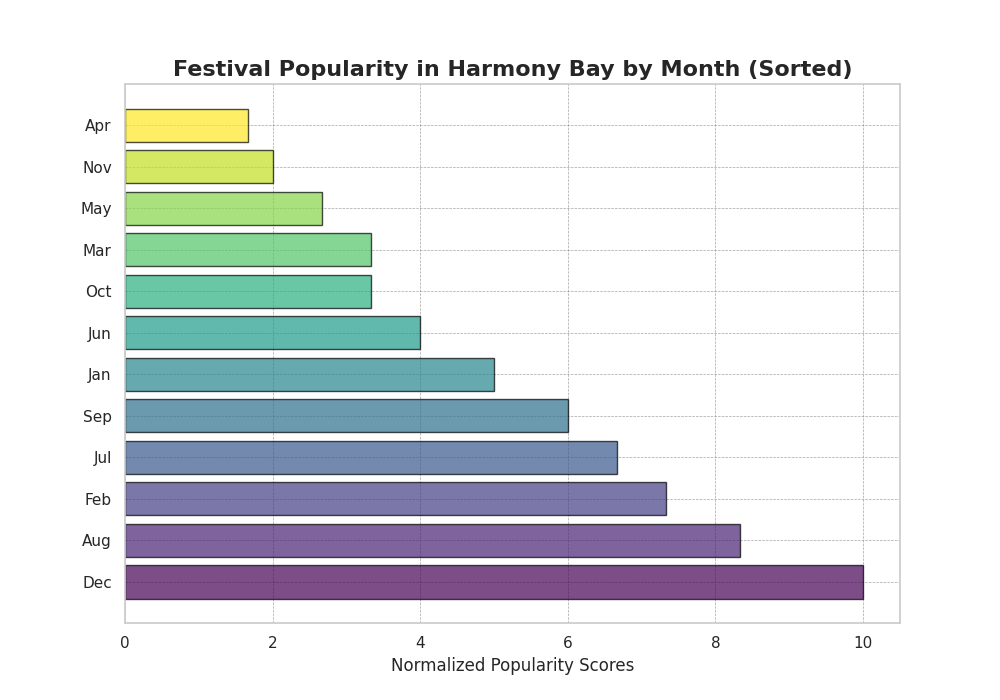

This figure's Python source:
import numpy as np
import matplotlib.pyplot as plt

# Define months and corresponding festival popularity scores
months = np.array(['Jan', 'Feb', 'Mar', 'Apr', 'May', 'Jun', 'Jul', 'Aug', 'Sep', 'Oct', 'Nov', 'Dec'])
popularity_scores = np.array([15, 22, 10, 5, 8, 12, 20, 25, 18, 10, 6, 30])

# Sort the popularity scores in descending order and obtain sorted indices
sorted_indices = np.argsort(popularity_scores)[::-1]
sorted_months = months[sorted_indices]
sorted_popularity_scores = popularity_scores[sorted_indices]

# Normalize sorted popularity scores for plotting
max_radius = 10
radii = sorted_popularity_scores / sorted_popularity_scores.max() * max_radius

# Plot bar chart
plt.figure(figsize=(10, 7))
plt.barh(sorted_months, radii, color=plt.cm.viridis(np.linspace(0, 1, len(months))), alpha=0.7, edgecolor='black')

# Customize plot
plt.xlabel('Normalized Popularity Scores')
plt.title("Festival Popularity in Harmony Bay by Month (Sorted)", fontsize=16, fontweight='bold')
plt.grid(color='grey', linestyle='--', linewidth=0.5, alpha=0.7)

# Show the plot
plt.show()
